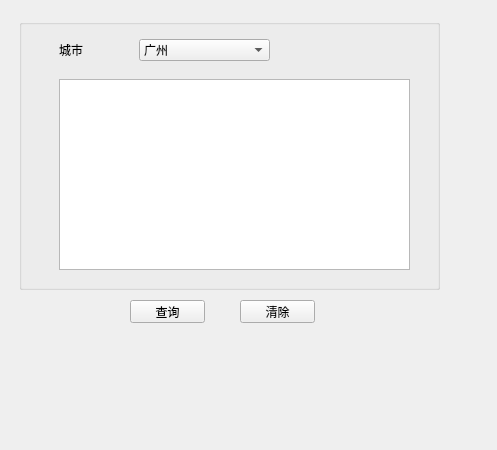
<?xml version="1.0" encoding="UTF-8"?>
<ui version="4.0">
 <class>Form</class>
 <widget class="QMainWindow" name="Form">
  <property name="geometry">
   <rect>
    <x>0</x>
    <y>0</y>
    <width>497</width>
    <height>450</height>
   </rect>
  </property>
  <property name="windowTitle">
   <string>MainWindow</string>
  </property>
  <widget class="QWidget" name="centralwidget">
   <widget class="QPushButton" name="queryBtn">
    <property name="geometry">
     <rect>
      <x>130</x>
      <y>300</y>
      <width>75</width>
      <height>23</height>
     </rect>
    </property>
    <property name="text">
     <string>查询</string>
    </property>
   </widget>
   <widget class="QPushButton" name="clearBtn">
    <property name="geometry">
     <rect>
      <x>240</x>
      <y>300</y>
      <width>75</width>
      <height>23</height>
     </rect>
    </property>
    <property name="text">
     <string>清除</string>
    </property>
   </widget>
   <widget class="QGroupBox" name="groupBox">
    <property name="geometry">
     <rect>
      <x>19</x>
      <y>19</y>
      <width>421</width>
      <height>271</height>
     </rect>
    </property>
    <property name="title">
     <string/>
    </property>
    <widget class="QLabel" name="label">
     <property name="geometry">
      <rect>
       <x>40</x>
       <y>20</y>
       <width>41</width>
       <height>21</height>
      </rect>
     </property>
     <property name="text">
      <string>城市</string>
     </property>
    </widget>
    <widget class="QComboBox" name="weatherComboBox">
     <property name="geometry">
      <rect>
       <x>120</x>
       <y>20</y>
       <width>131</width>
       <height>22</height>
      </rect>
     </property>
     <property name="currentText">
      <string>广州</string>
     </property>
     <item>
      <property name="text">
       <string>广州</string>
      </property>
     </item>
     <item>
      <property name="text">
       <string>北京</string>
      </property>
     </item>
     <item>
      <property name="text">
       <string>天津</string>
      </property>
     </item>
     <item>
      <property name="text">
       <string>上海</string>
      </property>
     </item>
    </widget>
    <widget class="QTextEdit" name="resultText">
     <property name="geometry">
      <rect>
       <x>40</x>
       <y>60</y>
       <width>351</width>
       <height>191</height>
      </rect>
     </property>
    </widget>
   </widget>
  </widget>
 </widget>
 <resources/>
 <connections/>
</ui>
